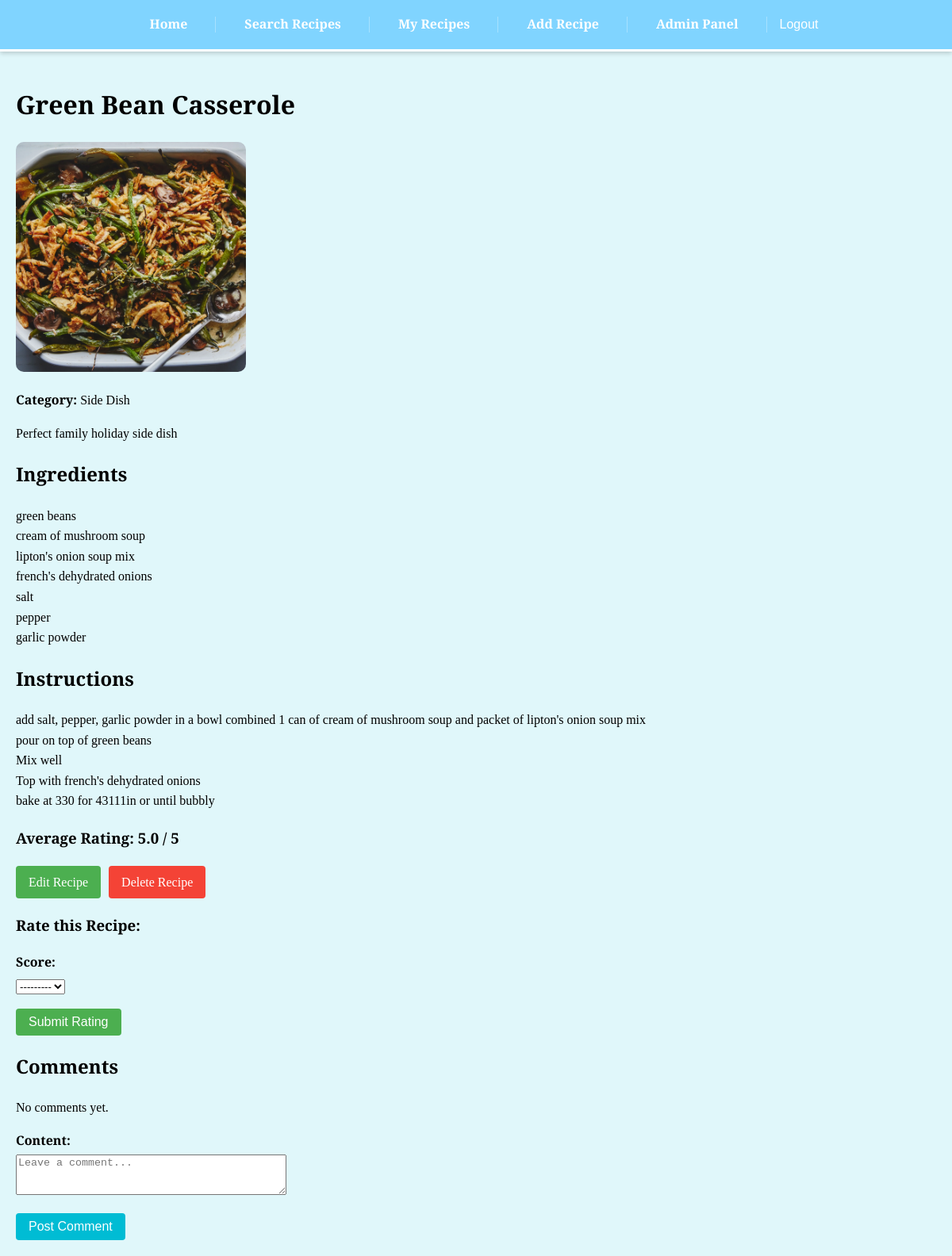
/recipe/8/ (signed in), run on an earlier commit of the app's database.
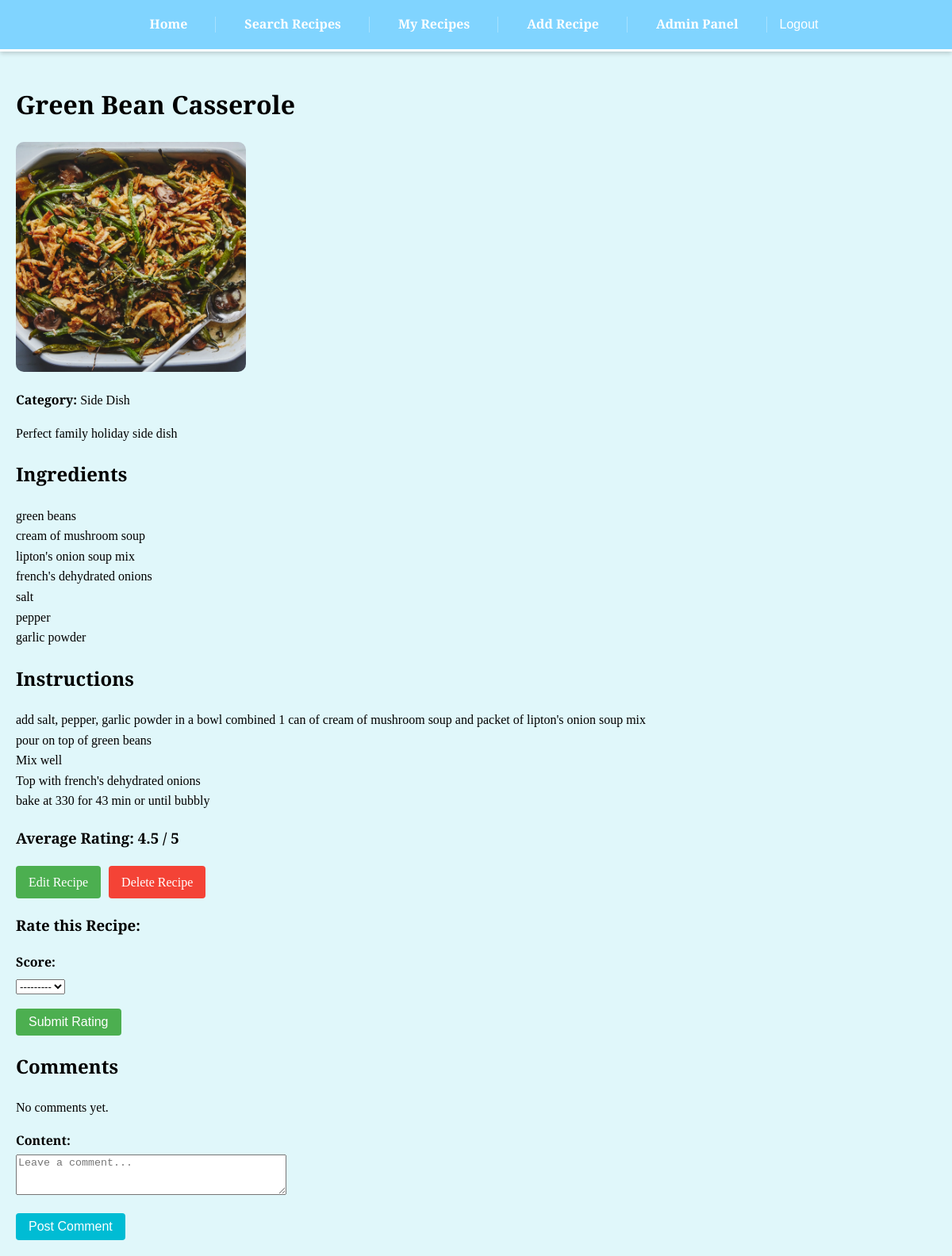
And on a later commit of the database.
### recipes/models.py (models this page shows, shortened)
class Recipe(models.Model):
    title = models.CharField(max_length=255)
    description = models.TextField()
    ingredients = models.TextField()
    instructions = models.TextField()
    category = models.CharField(max_length=100)
    created_at = models.DateTimeField(auto_now_add=True)
    author = models.ForeignKey(User, on_delete=models.CASCADE)
    views = models.PositiveIntegerField(default=0)
    rating = models.FloatField(default=0.0)
    image = models.ImageField(upload_to='recipe_images/', blank=True, null=True)

### recipes/views.py (the view)
# urls.py: path('recipe/<int:pk>/', views.recipe_detail_local, name='recipe-detail-local'),
@login_required
def recipe_detail_local(request, pk):
    recipe = get_object_or_404(Recipe, pk=pk)
    comments = recipe.comments.order_by('-created_at')
    Recipe.objects.filter(pk=pk).update(views=models.F('views') + 1)
    recipe.refresh_from_db()
    if request.method == 'POST' and request.user.is_authenticated:
        rating_form = RatingForm(request.POST, recipe=recipe)
        comment_form = CommentForm(request.POST)
        if rating_form.is_valid():
            rating = rating_form.save(user=request.user)
            recipe.update_rating()
            messages.success(request, f'Thank you for rating "{recipe.title}"!')
            return redirect('recipe-detail-local', pk=recipe.pk)
        if comment_form.is_valid():
            comment = comment_form.save(commit=False)
            comment.recipe = recipe
            comment.user = request.user
            comment.save()
            messages.success(request, "Comment posted.")
            return redirect('recipe-detail-local', pk=pk)
    else:
        rating_form = RatingForm(recipe=recipe)
        comment_form = CommentForm()
    return render(request, 'recipes/recipe_detail_local.html', {
        'recipe': recipe,
        'rating_form': rating_form,
        'comments': comments,
        'comment_form': comment_form,
    })

### recipes/forms.py (shortened to what this page needs)
class RatingForm(forms.ModelForm):
    class Meta:
        model = Rating
        fields = ['score']
    def __init__(self, *args, **kwargs):
        self.recipe = kwargs.pop('recipe', None)
        super(RatingForm, self).__init__(*args, **kwargs)

class CommentForm(forms.ModelForm):
    class Meta:
        model = Comment
        fields = ['content']
        widgets = {
            'content': forms.Textarea(attrs={'rows': 3, 'placeholder': 'Leave a comment...'}),
        }

### recipes/templates/recipes/recipe_detail_local.html (shortened to what this page needs)
{% extends "recipes/base.html" %}
{% block content %}
<div class="recipe-detail">
    <h1>{{ recipe.title }}</h1>
    {% if recipe.image %}
        <img src="{{ recipe.image.url }}" alt="{{ recipe.title }}" style="max-width: 25%; border-radius: 10px;">
    {% endif %}
    <p><strong>Category:</strong> {{ recipe.category }}</p>
    <p>{{ recipe.description }}</p>
    <h2>Ingredients</h2>
    <p>{{ recipe.ingredients|linebreaks }}</p>
    <h2>Instructions</h2>
    <p>{{ recipe.instructions|linebreaks }}</p>
    {% if recipe.rating %}
        <h3>Average Rating: {{ recipe.rating|floatformat:1 }} / 5</h3>
    {% else %}
        <h3>No ratings yet.</h3>
    {% endif %}
    {% if user == recipe.author %}
    <div style="margin-top: 20px; display: flex; gap: 10px;">
        <a href="{% url 'recipe-edit' recipe.id %}" class="btn" style="background-color: #4CAF50;">Edit Recipe</a>
        <a href="{% url 'recipe-delete' recipe.id %}" class="btn" style="background-color: #f44336;">Delete Recipe</a>
    </div>
    {% endif %}
    {% if user.is_authenticated %}
        <h3>Rate this Recipe:</h3>
        <form method="POST">
            {{ rating_form.as_p }}
            <button type="submit" class="btn" style="background-color: #4CAF50;">Submit Rating</button>
        </form>
    {% else %}
        <p>Please <a href="{% url 'login' %}">log in</a> to rate this recipe.</p>
    {% endif %}
    <h2>Comments</h2>
    {% if comments %}
        <ul>{% for comment in comments %}
            <li>
                <strong>{{ comment.user.username }}</strong> on {{ comment.created_at|date:"M d, Y H:i" }}<br>
                {{ comment.content|linebreaks }}
            </li>
            {% endfor %}
        </ul>
    {% else %}
        <p>No comments yet.</p>
    {% endif %}
    {% if user.is_authenticated %}
        <form method="post">
        {{ comment_form.as_p }}
            <button type="submit" class="btn">Post Comment</button>
        </form>
    {% else %}
        <p><a href="{% url 'login' %}">Log in</a> to leave a comment.</p>
    {% endif %}
    </div>
{% endblock %}

What changed in the data, as far as the page shows it:
changed Recipe "Green Bean Casserole": instructions "…bake at 330 for 43111in or until bubbly" → "…bake at 330 for 43 min or until bubbly"; rating "5.0" → "4.5"
